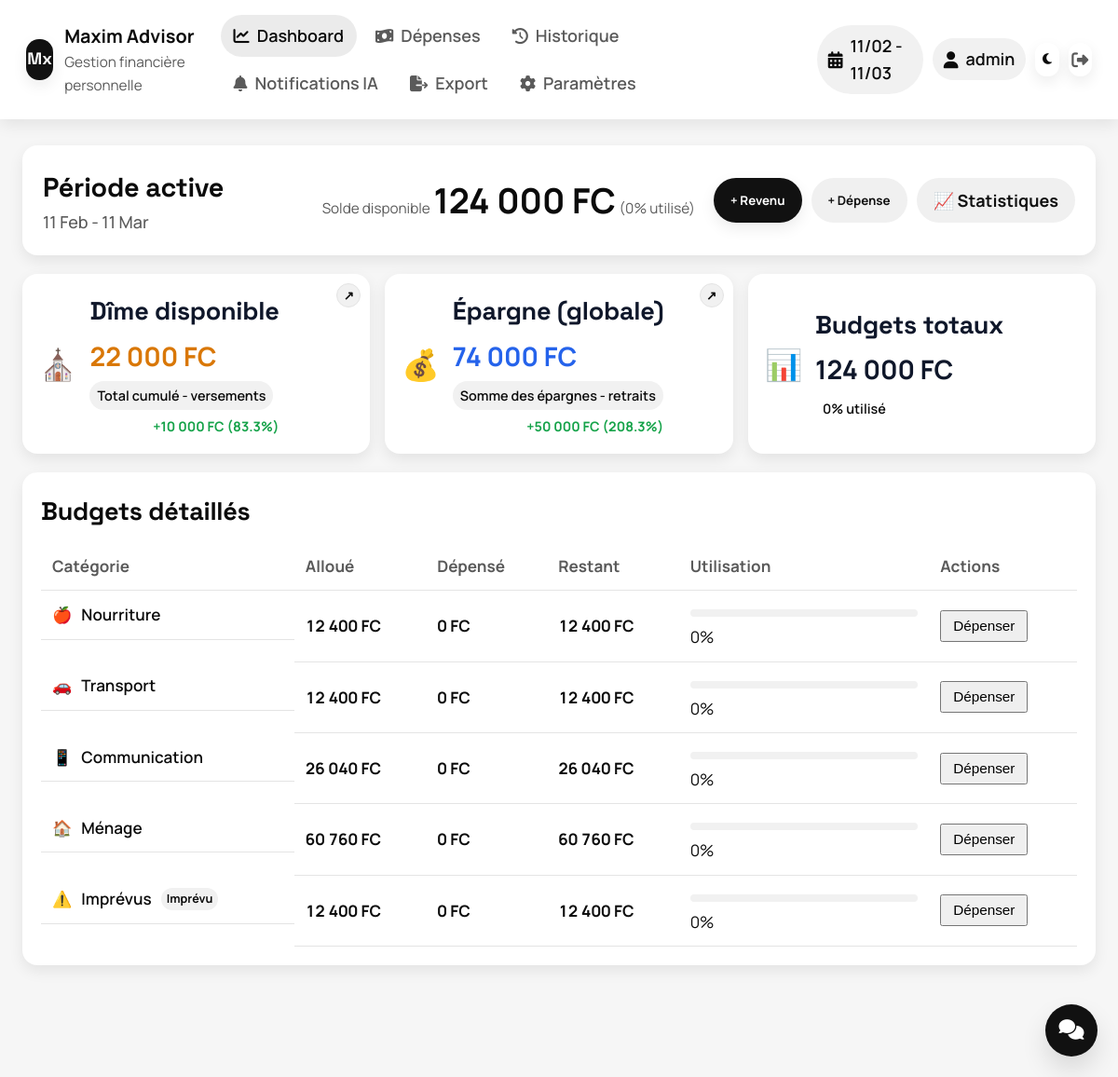
Page / (signed in) on the earlier database version.
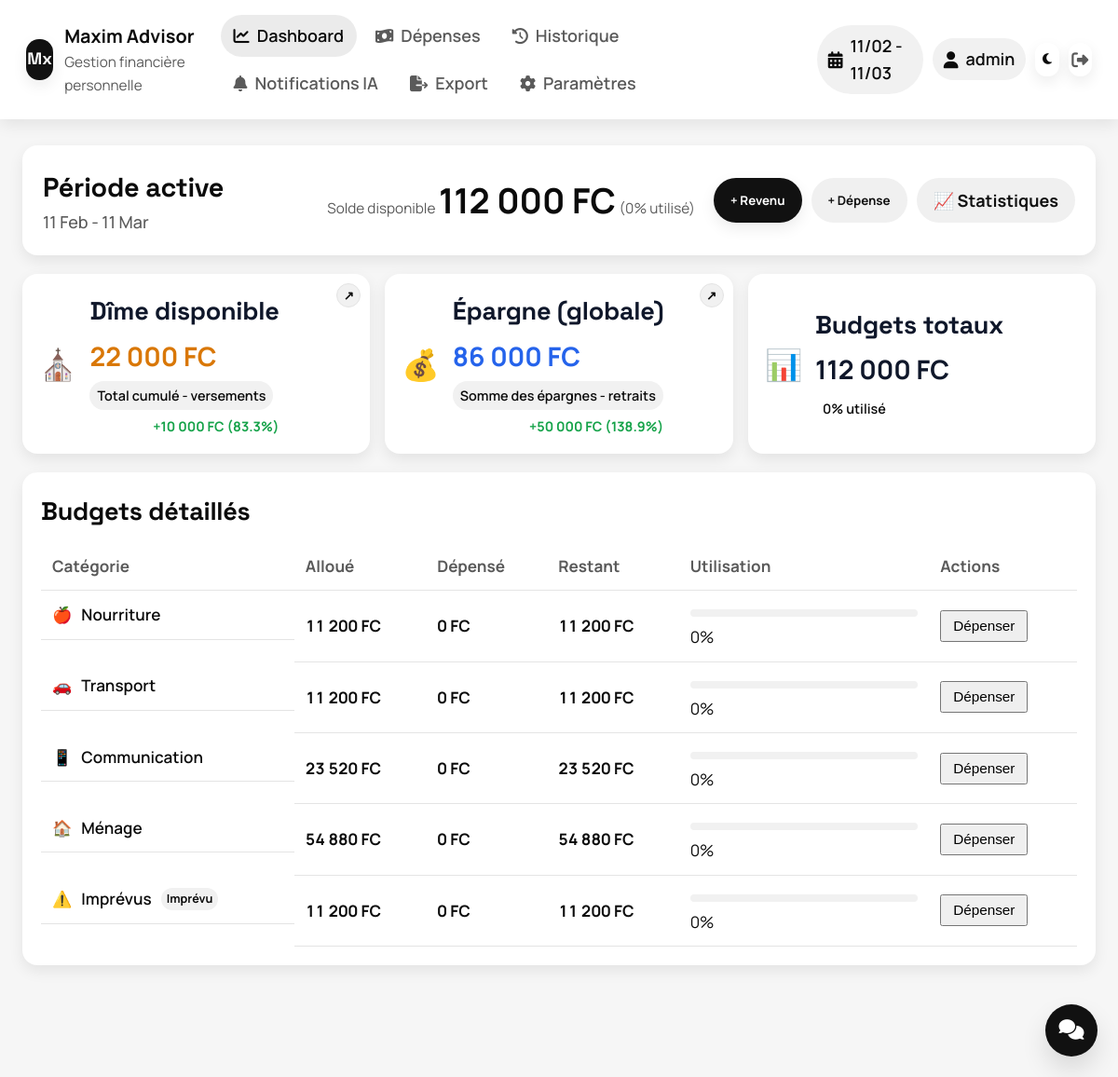
Same page on the later database version.
### tables this page shows
CREATE TABLE period_budgets (
    id INTEGER PRIMARY KEY AUTOINCREMENT,
    period_id INTEGER NOT NULL,
    category_id INTEGER NOT NULL,
    allocated_amount INTEGER NOT NULL,
    spent_amount INTEGER NOT NULL DEFAULT 0,
    FOREIGN KEY (period_id) REFERENCES financial_periods(id) ON DELETE CASCADE,
    FOREIGN KEY (category_id) REFERENCES budget_categories(id)
);

CREATE TABLE budget_categories (
    id INTEGER PRIMARY KEY AUTOINCREMENT,
    name TEXT NOT NULL,
    color TEXT NOT NULL,
    icon TEXT NOT NULL,
    is_unexpected BOOLEAN DEFAULT 0,
    position INTEGER NOT NULL
);

### includes/database.php (called while the page is built, shortened)
<?php
require_once __DIR__ . '/config.php';
function getDatabase() {
    static $db = null;
    if ($db === null) {
        try {
            $db = new PDO('sqlite:' . DB_PATH);
            $db->setAttribute(PDO::ATTR_ERRMODE, PDO::ERRMODE_EXCEPTION);
            $db->exec('PRAGMA foreign_keys = ON');
        } catch (PDOException $e) {
            die('Erreur de connexion à la base de données: ' . $e->getMessage());
        }
    }
    return $db;
}
function queryOne($sql, $params = []) {
    $db = getDatabase();
    $stmt = $db->prepare($sql);
    $stmt->execute($params);
    return $stmt->fetch(PDO::FETCH_ASSOC);
}
?>

### includes/period.php (called while the page is built, shortened)
<?php
require_once __DIR__ . '/database.php';
require_once __DIR__ . '/budgets.php';
require_once __DIR__ . '/calculations.php';
function getActivePeriod() {
    $sql = "SELECT * FROM financial_periods WHERE is_active = 1 ORDER BY start_date DESC LIMIT 1";
    return queryOne($sql);
}
?>

### includes/calculations.php (called while the page is built, shortened)
<?php
require_once __DIR__ . '/database.php';
require_once __DIR__ . '/budgets.php';
function calculatePeriodTotals($periodId) {
    $sql = "SELECT
                SUM(CASE WHEN type = 'income_main' THEN amount ELSE 0 END) as total_income,
                SUM(CASE WHEN type = 'income_extra' THEN amount ELSE 0 END) as total_extra_income,
                SUM(CASE WHEN type = 'expense' THEN amount ELSE 0 END) as total_expenses,
                SUM(tithing_paid) as total_tithing,
                SUM(saving_paid) as total_saving
            FROM transactions
            WHERE period_id = ?";
    $totals = queryOne($sql, [$periodId]);
    $sql = "SELECT
                SUM(allocated_amount) as total_budget,
                SUM(spent_amount) as total_spent
            FROM period_budgets
            WHERE period_id = ?";
    $budgets = queryOne($sql, [$periodId]);
    return array_merge($totals, $budgets);
}
function calculateTotals($periodId) {
    return calculatePeriodTotals($periodId);
}
?>

### includes/config.php (called while the page is built, shortened)
<?php
function formatCurrency($amount) {
    return number_format($amount, 0, ',', ' ') . ' ' . CURRENCY;
}
?>

### includes/transactions.php (called while the page is built, shortened)
<?php
require_once __DIR__ . '/database.php';
require_once __DIR__ . '/config.php';
require_once __DIR__ . '/period.php';
require_once __DIR__ . '/calculations.php';
require_once __DIR__ . '/budgets.php';
function getTotalSavedAmount() {
    $row = queryOne("SELECT COALESCE(SUM(saving_paid), 0) as total FROM transactions");
    return (int)($row['total'] ?? 0);
}
function getTotalSavingWithdrawn() {
    $row = queryOne("SELECT COALESCE(SUM(amount), 0) as total FROM saving_withdrawals");
    return (int)($row['total'] ?? 0);
}
function getAvailableSavingBalance() {
    return max(getTotalSavedAmount() - getTotalSavingWithdrawn(), 0);
}
function getTotalTithingReserved() {
    $row = queryOne("SELECT COALESCE(SUM(tithing_paid), 0) as total FROM transactions");
    return (int)($row['total'] ?? 0);
}
function getTotalTithingPaid() {
    $row = queryOne("SELECT COALESCE(SUM(amount), 0) as total FROM tithing_payments");
    return (int)($row['total'] ?? 0);
}
function getAvailableTithingBalance() {
    return max(getTotalTithingReserved() - getTotalTithingPaid(), 0);
}
function getLatestFundCredit($fundType, $periodId = null) {
    $column = $fundType === 'tithing' ? 'tithing_paid' : 'saving_paid';
    $sql = "SELECT period_id, date, created_at, {$column} as amount
            FROM transactions
            WHERE {$column} > 0";
    $params = [];
    if ($periodId !== null) {
        $sql .= " AND period_id = ?";
        $params[] = $periodId;
    }
    $sql .= " ORDER BY date DESC, created_at DESC LIMIT 1";
    $row = queryOne($sql, $params);
    $row['amount'] = (int)$row['amount'];
    return $row;
}
function getFundIncreaseMetrics($fundType, $currentBalance, $periodId = null) {
    $credit = getLatestFundCredit($fundType, $periodId);
    $amount = (int)$credit['amount'];
    $previousBalance = max((int)$currentBalance - $amount, 0);
    $percentage = $previousBalance > 0
        ? round(($amount / $previousBalance) * 100, 1)
        : ($amount > 0 ? 100 : 0);
    return [
        'amount' => $amount,
        'percentage' => $percentage,
        'date' => $credit['date']
    ];
}
?>

### pages/dashboard.php (the view, shortened to what the changed rows need)
<?php
require_once __DIR__ . '/../includes/period.php';
require_once __DIR__ . '/../includes/budgets.php';
require_once __DIR__ . '/../includes/transactions.php';
require_once __DIR__ . '/../includes/calculations.php';
$activePeriod = getActivePeriod();
$budgets = getBudgetSummary($activePeriod['id']);
$totals = calculateTotals($activePeriod['id']);
$totalAllocated = array_sum(array_column($budgets, 'allocated_amount'));
$totalSpent = array_sum(array_column($budgets, 'spent_amount'));
$totalRemaining = $totalAllocated - $totalSpent;
$overallPercentage = $totalAllocated > 0 ? round(($totalSpent / $totalAllocated) * 100) : 0;
$globalSavingBalance = getAvailableSavingBalance();
$globalTithingBalance = getAvailableTithingBalance();
$savingIncrease = getFundIncreaseMetrics('saving', $globalSavingBalance, $activePeriod['id']);
$tithingIncrease = getFundIncreaseMetrics('tithing', $globalTithingBalance, $activePeriod['id']);
?>
<div class="dashboard-container">
    <div class="period-header">
        <div class="period-info">
            <h2>Période active</h2>
            <p class="period-dates">
                <?php echo date('d M', strtotime($activePeriod['start_date'])); ?>
                -
                <?php echo date('d M', strtotime($activePeriod['end_date'])); ?>
            </p>
        </div>
        <div class="period-summary">
            <div class="summary-card">
                <span class="summary-label tone-balance">Solde disponible</span>
                <span class="summary-amount tone-balance"><?php echo formatCurrency($totalRemaining); ?></span>
                <span class="summary-percentage">(<?php echo $overallPercentage; ?>% utilisé)</span>
            </div>
            <div class="summary-actions">
                <button class="btn btn-primary" onclick="showAddIncomeModal()">
                    + Revenu
                </button>
                <button class="btn btn-secondary" onclick="showAddExpenseModal()">
                    + Dépense
                </button>
                <a class="btn btn-secondary" href="/?page=stats">
                    📈 Statistiques
                </a>
            </div>
        </div>
    </div>
    <div class="mandatory-funds">
        <div class="fund-card tithing">
            <button class="fund-action-btn" type="button" onclick="showModal('pay-tithing-modal')" title="Verser la dîme">
                ↗
            </button>
            <div class="fund-icon">⛪</div>
            <div class="fund-details">
                <h3 class="tone-budget">Dîme disponible</h3>
                <p class="fund-amount tone-tithing"><?php echo formatCurrency($globalTithingBalance); ?></p>
                <p class="fund-status status-paid">Total cumulé - versements</p>
                <?php if (($tithingIncrease['amount'] ?? 0) > 0): ?>
                <p class="fund-delta fund-delta-positive">
                    +<?php echo formatCurrency($tithingIncrease['amount']); ?>
                    (<?php echo $tithingIncrease['percentage']; ?>%)
                </p>
                <?php endif; ?>
            </div>
        </div>
        <div class="fund-card saving">
            <button class="fund-action-btn" type="button" onclick="showModal('spend-saving-modal')" title="Utiliser l'épargne">
                ↗
            </button>
            <div class="fund-icon">💰</div>
            <div class="fund-details">
                <h3 class="tone-budget">Épargne (globale)</h3>
                <p class="fund-amount tone-saving"><?php echo formatCurrency($globalSavingBalance); ?></p>
                <p class="fund-status status-blocked">Somme des épargnes - retraits</p>
                <?php if (($savingIncrease['amount'] ?? 0) > 0): ?>
                <p class="fund-delta fund-delta-positive">
                    +<?php echo formatCurrency($savingIncrease['amount']); ?>
                    (<?php echo $savingIncrease['percentage']; ?>%)
                </p>
                <?php endif; ?>
            </div>
        </div>
        <div class="fund-card budget">
            <div class="fund-icon">📊</div>
            <div class="fund-details">
                <h3 class="tone-budget">Budgets totaux</h3>
                <p class="fund-amount tone-budget"><?php echo formatCurrency($totalAllocated); ?></p>
                <p class="fund-status status-<?php echo getBudgetStatus($overallPercentage); ?>">
                    <?php echo $overallPercentage; ?>% utilisé
                </p>
            </div>
        </div>
    </div>
    <div class="budgets-detail">
        <h3>Budgets détaillés</h3>
        <table class="budgets-table">
            <thead>
                <tr>
                    <th>Catégorie</th>
                    <th>Alloué</th>
                    <th>Dépensé</th>
                    <th>Restant</th>
                    <th>Utilisation</th>
                    <th>Actions</th>
                </tr>
            </thead>
            <tbody>
                <?php foreach ($budgets as $budget): ?>
                <tr class="category-<?php echo $budget['status']; ?>">
                    <td class="category-name">
                        <span class="category-icon"><?php echo $budget['icon']; ?></span>
                        <?php echo $budget['name']; ?>
                        <?php if ($budget['is_unexpected']): ?>
                        <span class="unexpected-badge">Imprévu</span>
                        <?php endif; ?>
                    </td>
                    <td class="amount allocated">
                        <?php echo formatCurrency($budget['allocated_amount']); ?>
                    </td>
                    <td class="amount spent"><?php echo formatCurrency($budget['spent_amount']); ?></td>
                    <td class="amount remaining <?php echo $budget['is_over'] ? 'negative' : ''; ?>">
                        <?php echo formatCurrency($budget['remaining']); ?>
                    </td>
                    <td class="usage">
                        <?php echo getCategoryProgressBar($budget['percentage_used'], $budget['status']); ?>
                        <span class="percentage"><?php echo $budget['percentage_used']; ?>%</span>
                    </td>
                    <td class="actions">
                        <button class="btn-small"
                                onclick="addExpenseToCategory(<?php echo $budget['category_id']; ?>)">
                            Dépenser
                        </button>
                    </td>
                </tr>
                <?php endforeach; ?>
            </tbody>
        </table>
    </div>
</div>

### includes/budgets.php (shortened to what the changed rows need)
<?php
require_once __DIR__ . '/database.php';
function getBudgetSummary($periodId) {
    $db = getDatabase();
    $query = "SELECT
                pb.id,
                pb.category_id,
                c.name,
                c.icon,
                c.color,
                c.is_unexpected,
                pb.allocated_amount,
                pb.spent_amount,
                (pb.allocated_amount - pb.spent_amount) as remaining,
                CASE
                    WHEN pb.allocated_amount > 0
                    THEN ROUND((pb.spent_amount * 100.0 / pb.allocated_amount), 1)
                    ELSE 0
                END as percentage_used
              FROM period_budgets pb
              JOIN budget_categories c ON pb.category_id = c.id
              WHERE pb.period_id = :period_id
              ORDER BY c.position";
    $stmt = $db->prepare($query);
    $stmt->execute([':period_id' => $periodId]);
    $budgets = $stmt->fetchAll(PDO::FETCH_ASSOC);
    return $budgets;
}
function getBudgetStatus($percentage) {
    return 'normal';
}
function getCategoryProgressBar($percentage, $status) {
    $width = min($percentage, 100);
    $colors = [
        'normal' => '#4CAF50',
        'warning' => '#FF9800',
        'critical' => '#F44336',
        'over' => '#D32F2F'
    ];
    $color = $colors[$status] ?? '#4CAF50';
    return "
    <div class='progress-bar'>
        <div class='progress-fill' style='width: {$width}%; background-color: {$color};'></div>
    </div>";
}

Differences in the rows shown:
changed period_budgets "Nourriture": allocated_amount "12 400 FC" → "11 200 FC"; remaining "12 400 FC" → "11 200 FC"
changed period_budgets "Transport": allocated_amount "12 400 FC" → "11 200 FC"; remaining "12 400 FC" → "11 200 FC"
changed period_budgets "Communication": allocated_amount "26 040 FC" → "23 520 FC"; remaining "26 040 FC" → "23 520 FC"
changed period_budgets "Ménage": allocated_amount "60 760 FC" → "54 880 FC"; remaining "60 760 FC" → "54 880 FC"
changed period_budgets "Imprévus": allocated_amount "12 400 FC" → "11 200 FC"; remaining "12 400 FC" → "11 200 FC"
Other differences:
formatCurrency($totalRemaining): "124 000 FC" → "112 000 FC"
formatCurrency($globalSavingBalance): "74 000 FC" → "86 000 FC"
$savingIncrease['percentage']: "208.3" → "138.9"
formatCurrency($totalAllocated): "124 000 FC" → "112 000 FC"
